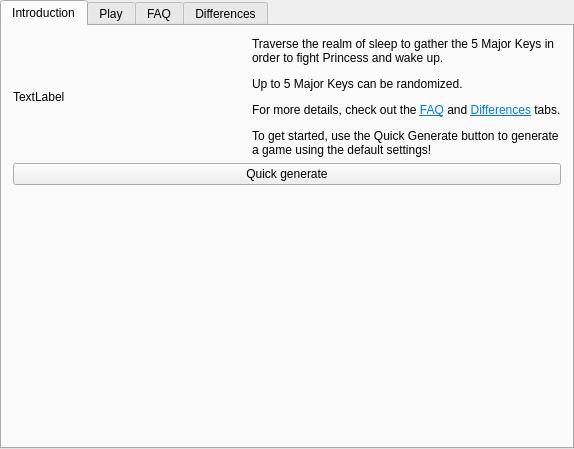
<?xml version="1.0" encoding="UTF-8"?>
<ui version="4.0">
 <class>PseudoregaliaGameTabWidget</class>
 <widget class="QTabWidget" name="PseudoregaliaGameTabWidget">
  <property name="geometry">
   <rect>
    <x>0</x>
    <y>0</y>
    <width>574</width>
    <height>449</height>
   </rect>
  </property>
  <property name="currentIndex">
   <number>0</number>
  </property>
  <widget class="QWidget" name="tab_intro">
   <attribute name="title">
    <string>Introduction</string>
   </attribute>
   <layout class="QVBoxLayout" name="intro_layout">
    <item>
     <layout class="QHBoxLayout" name="intro_cover_layout">
      <item>
       <widget class="QLabel" name="game_cover_label">
        <property name="text">
         <string>TextLabel</string>
        </property>
       </widget>
      </item>
      <item>
       <widget class="QLabel" name="intro_label">
        <property name="text">
         <string>&lt;html&gt;&lt;head/&gt;&lt;body&gt;&lt;p&gt;Traverse the realm of sleep to gather the 5 Major Keys in order to fight Princess and wake up.&lt;/p&gt;&lt;p&gt;Up to 5 Major Keys can be randomized.&lt;/p&gt;&lt;p&gt;For more details, check out the &lt;a href=&quot;tab://FAQ&quot;&gt;&lt;span style=&quot; text-decoration: underline; color:#007af4;&quot;&gt;FAQ&lt;/span&gt;&lt;/a&gt; and &lt;a href=&quot;tab://Differences&quot;&gt;&lt;span style=&quot; text-decoration: underline; color:#007af4;&quot;&gt;Differences&lt;/span&gt;&lt;/a&gt; tabs.&lt;/p&gt;&lt;p&gt;To get started, use the Quick Generate button to generate a game using the default settings!&lt;/p&gt;&lt;/body&gt;&lt;/html&gt;</string>
        </property>
        <property name="wordWrap">
         <bool>true</bool>
        </property>
       </widget>
      </item>
     </layout>
    </item>
    <item>
     <widget class="QPushButton" name="quick_generate_button">
      <property name="text">
       <string>Quick generate</string>
      </property>
     </widget>
    </item>
    <item>
     <spacer name="intro_spacer">
      <property name="orientation">
       <enum>Qt::Vertical</enum>
      </property>
      <property name="sizeHint" stdset="0">
       <size>
        <width>20</width>
        <height>40</height>
       </size>
      </property>
     </spacer>
    </item>
   </layout>
  </widget>
  <widget class="GenerateGameWidget" name="tab_generate_game">
   <attribute name="title">
    <string>Play</string>
   </attribute>
  </widget>
  <widget class="QWidget" name="faq_tab">
   <attribute name="title">
    <string>FAQ</string>
   </attribute>
   <layout class="QGridLayout" name="faq_layout">
    <property name="leftMargin">
     <number>0</number>
    </property>
    <property name="topMargin">
     <number>0</number>
    </property>
    <property name="rightMargin">
     <number>0</number>
    </property>
    <property name="bottomMargin">
     <number>0</number>
    </property>
    <item row="0" column="0">
     <widget class="QScrollArea" name="faq_scroll_area">
      <property name="widgetResizable">
       <bool>true</bool>
      </property>
      <widget class="QWidget" name="faq_scroll_area_contents">
       <property name="geometry">
        <rect>
         <x>0</x>
         <y>0</y>
         <width>566</width>
         <height>417</height>
        </rect>
       </property>
       <layout class="QGridLayout" name="faq_scroll_layout">
        <item row="0" column="0">
         <widget class="QLabel" name="faq_label">
          <property name="text">
           <string># updated from code</string>
          </property>
          <property name="alignment">
           <set>Qt::AlignLeading|Qt::AlignLeft|Qt::AlignTop</set>
          </property>
          <property name="wordWrap">
           <bool>true</bool>
          </property>
         </widget>
        </item>
       </layout>
      </widget>
     </widget>
    </item>
   </layout>
  </widget>
  <widget class="QWidget" name="differences_tab">
   <attribute name="title">
    <string>Differences</string>
   </attribute>
   <layout class="QVBoxLayout" name="verticalLayout_2">
    <item>
     <widget class="QScrollArea" name="differences_scroll_area">
      <property name="widgetResizable">
       <bool>true</bool>
      </property>
      <widget class="QWidget" name="differences_scroll_contents">
       <property name="geometry">
        <rect>
         <x>0</x>
         <y>0</y>
         <width>548</width>
         <height>399</height>
        </rect>
       </property>
       <layout class="QVBoxLayout" name="verticalLayout">
        <item>
         <widget class="QLabel" name="differences_label">
          <property name="text">
           <string>&lt;html&gt;&lt;head/&gt;&lt;body&gt;&lt;p&gt;Randovania makes some changes to the original game in order to improve the game experience or to simply fix bugs in the original game.&lt;br/&gt;Many changes are optional and can be disabled in the options Randovania provides, but the following are &lt;span style=&quot; font-weight:600;&quot;&gt;always&lt;/span&gt; there:&lt;/p&gt;&lt;ul style=&quot;margin-top: 0px; margin-bottom: 0px; margin-left: 0px; margin-right: 0px; -qt-list-indent: 1;&quot;&gt;&lt;li style=&quot; margin-top:12px; margin-bottom:12px; margin-left:0px; margin-right:0px; -qt-block-indent:0; text-indent:0px;&quot;&gt;TODO&lt;/li&gt;&lt;/ul&gt;&lt;p&gt;&lt;br/&gt;&lt;/p&gt;&lt;p&gt;&lt;br/&gt;&lt;/p&gt;&lt;p&gt;&lt;br/&gt;&lt;/p&gt;&lt;p&gt;&lt;br/&gt;&lt;/p&gt;&lt;p&gt;&lt;br/&gt;&lt;/p&gt;&lt;/body&gt;&lt;/html&gt;</string>
          </property>
          <property name="alignment">
           <set>Qt::AlignLeading|Qt::AlignLeft|Qt::AlignVCenter</set>
          </property>
          <property name="wordWrap">
           <bool>true</bool>
          </property>
         </widget>
        </item>
       </layout>
      </widget>
     </widget>
    </item>
   </layout>
  </widget>
 </widget>
 <layoutdefault spacing="6" margin="11"/>
 <customwidgets>
  <customwidget>
   <class>GenerateGameWidget</class>
   <extends>QWidget</extends>
   <header location="global">randovania/gui/widgets/generate_game_widget.h</header>
   <container>1</container>
  </customwidget>
 </customwidgets>
 <resources/>
 <connections/>
</ui>
